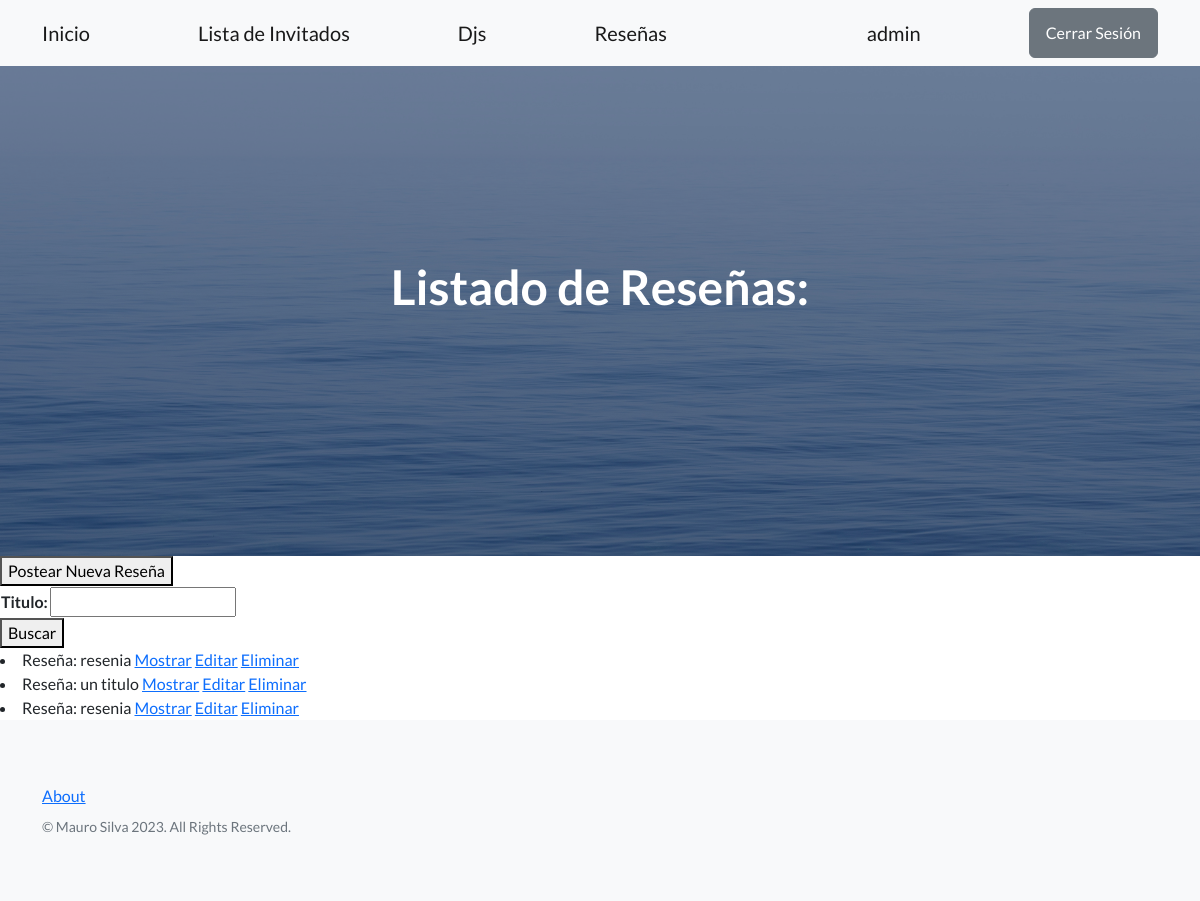
The page /usuario/resenias (signed in) on the database its author committed.
### usuario/models.py (models this page shows)
class Resenia(models.Model):
    titulo = models.CharField(max_length=20)
    subtitulo = models.CharField(max_length=20)
    contenido = models.TextField(null=True)
    autor = models.CharField(max_length=20)
    fecha_de_creacion = models.DateField(null=True)
    def __str__(self):
        return f'Reseña: {self.titulo}'

### usuario/views.py (the view)
# urls.py: path('resenias', views.listar_resenias, name = 'resenias'),
def listar_resenias(request):
    formulario = BuscarResenia(request.GET)
    if formulario.is_valid():
        titulo_a_buscar = formulario.cleaned_data.get('titulo', '')
        resenias = Resenia.objects.filter(titulo__icontains=titulo_a_buscar)
    formulario = BuscarResenia()
    return render(request, 'usuario/resenias.html', {'formulario':formulario, 'resenias':resenias})

### usuario/form.py
class BuscarResenia(forms.Form):
    titulo = forms.CharField(max_length=20, required=False)

### usuario/templates/usuario/resenias.html (shortened to what this page needs)
{% extends 'base.html' %}
{% block mensaje_inicio %}
Listado de Reseñas:
{% endblock mensaje_inicio %}
{% block contenido %}
<button><a class='navbar-brand' href= {% url 'usuario:postear' %}>Postear Nueva Reseña</a></button>
<form action={% url 'usuario:resenias' %} method='get'>
    <table>
        {{formulario}}
    </table>
    <button>Buscar</button>
</form>
{% if resenias %}
{% for resenia in resenias %}
<li>
    {{resenia}}
    <a href={% url 'usuario:mostrar_resenia' resenia.id %}>Mostrar</a>
    <a href={% url 'usuario:editar_resenia' resenia.id %}>Editar</a>
    <a href={% url 'usuario:eliminar_resenia' resenia.id %}>Eliminar</a>
</li>
{% endfor %}
{% else %}
<p>No se encontro Reseña.</p>
{% endif %}
{% endblock contenido %}

### templates/base.html (shortened to what this page needs)
<!DOCTYPE html>
<html lang="en">
    {% load static %}
    <head>
        <link href="https://cdn.jsdelivr.net/npm/bootstrap-icons@1.5.0/font/bootstrap-icons.css" rel="stylesheet" type="text/css" />
        <link href= {% static 'css/styles.css' %} rel="stylesheet" />
    </head>
    <body>
        <nav class="navbar navbar-light bg-light static-top">
            <div class="container">
                <a class="navbar-brand" href={% url 'inicio:inicio' %}>Inicio</a>
                <a class="navbar-brand" href={% url 'inicio:listar_invitados' %}>Lista de Invitados</a>
                <a class="navbar-brand" href={% url 'inicio:listar_djs' %}>Djs</a>
                <a class="navbar-brand" href={% url 'usuario:resenias' %}>Reseñas</a>
                {% if request.user.is_authenticated %}
                <a class="navbar-brand" href={% url 'usuario:perfil' %}>{{request.user.username}}</a>
                <a class="btn btn-secondary" href={% url 'usuario:logout' %}>Cerrar Sesión</a>
                {% else %}
                <a class="btn btn-primary" href={% url 'usuario:login' %}>Iniciar Sesión</a>
                <a class="btn btn-primary" href={% url 'usuario:registro' %}>Registro</a>
                {% endif %}
            </div>
        </nav>
        {% block header %}
        <header class="masthead">
            <div class="container position-relative">
                <div class="row justify-content-center">
                    <div class="col-xl-6">
                        <div class="text-center text-white">
                            <h1 class="mb-5">
                                {% block mensaje_inicio %}{% endblock mensaje_inicio %}
                            </h1>
                        </div>
                    </div>
                </div>
            </div>
        </header>
        {% endblock header %}
        {% block contenido %}{% endblock contenido %}
        <footer class="footer bg-light">
            <div class="container">
                <div class="row">
                    <div class="col-lg-6 h-100 text-center text-lg-start my-auto">
                        <ul class="list-inline mb-2">
                            <li class="list-inline-item"><a href={% url 'inicio:about' %}>About</a></li>
                        </ul>
                        <p class="text-muted small mb-4 mb-lg-0">&copy; Mauro Silva 2023. All Rights Reserved.</p>
                    </div>
                </div>
            </div>
        </footer>
    </body>
</html>

### rows shown on the page
Resenia: titulo "Reseña: resenia"
Resenia: titulo "Reseña: un titulo"
Resenia: titulo "Reseña: resenia"

### other values the page prints
{{ request.user.username }} "admin"
